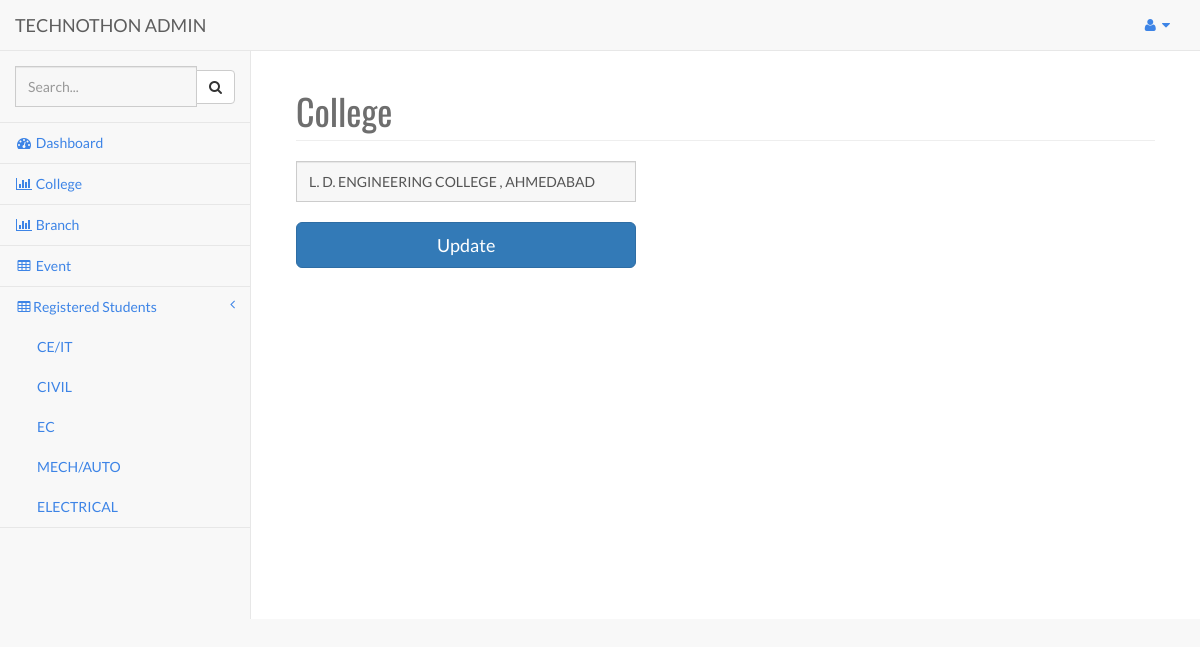
Page /admin/pages/update_college.php?r=2 (signed in) on the committed database.
### tables this page shows
CREATE TABLE IF NOT EXISTS `branch` (
  `id` int(3) NOT NULL AUTO_INCREMENT,
  `name` varchar(700) NOT NULL,
  `subname` varchar(400) NOT NULL,
  PRIMARY KEY (`id`),
  UNIQUE KEY `name` (`name`)
);

CREATE TABLE IF NOT EXISTS `college` (
  `id` int(200) NOT NULL AUTO_INCREMENT,
  `name` varchar(700) NOT NULL,
  PRIMARY KEY (`id`),
  UNIQUE KEY `name` (`name`),
  UNIQUE KEY `name_2` (`name`)
);

### admin/pages/update_college.php (the view, shortened to what this page needs)
<?php
	include 'header.php';
	$r=$_GET['r'];
?>
        <div id="page-wrapper">
            <div class="container-fluid">
                <div class="row">
                    <div class="col-lg-12">
                        <h1 class="page-header">College</h1>
                    </div>
                </div>
				<div class="row">
					<?php
					$s="select * from college where id=$r";
					$tmp=mysqli_query($c,$s);
					while($result=mysqli_fetch_array($tmp))
					{
						$clg=$result['name'];
					}
					?>
						<div class="col-lg-5">
						<form name="f1" class="panel-body" method="post" action="#">
							<input type="text" name="branch" class="form-control input-lg" value="<?php echo $clg;?>" />
							<br />
							<input type="submit" name="save" class="btn btn-lg btn-primary btn-block" value="Update" />
						</form>
					</div>
            </div>
        </div>
<?php
	include 'footer.php';
?>

### admin/pages/header.php (shortened to what this page needs)
<?php
	include'db.php';
?><!DOCTYPE html>
<html lang="en">
<head>
    <link href="../bower_components/bootstrap/dist/css/bootstrap.min.css" rel="stylesheet">
    <link href="../bower_components/metisMenu/dist/metisMenu.min.css" rel="stylesheet">
    <link href="../dist/css/timeline.css" rel="stylesheet">
    <link href="../dist/css/sb-admin-2.css" rel="stylesheet">
    <link href="../dist/css/style.css" rel="stylesheet">
    <link href="../bower_components/morrisjs/morris.css" rel="stylesheet">
    <link href="../bower_components/font-awesome/css/font-awesome.min.css" rel="stylesheet" type="text/css">
</head>
<body>
    <div id="wrapper">
        <nav class="navbar navbar-default navbar-static-top" role="navigation" style="margin-bottom: 0">
            <div class="navbar-header">
                <a class="navbar-brand" href="dashboard.php">TECHNOTHON ADMIN</a>
            </div>
            <ul class="nav navbar-top-links navbar-right">
                <li class="dropdown">
                    <a class="dropdown-toggle" data-toggle="dropdown" href="#">
                        <i class="fa fa-user fa-fw"></i>  <i class="fa fa-caret-down"></i>
                    </a>
                </li>
            </ul>
            <div class="navbar-default sidebar" role="navigation">
                <div class="sidebar-nav navbar-collapse">
                    <ul class="nav" id="side-menu">
                        <li class="sidebar-search">
                            <div class="input-group custom-search-form">
                                <input type="text" class="form-control" placeholder="Search...">
                                <span class="input-group-btn">
                                <button class="btn btn-default" type="button">
                                    <i class="fa fa-search"></i>
                                </button>
                            </span>
                            </div>
                        </li>
                        <li>
                            <a href="dashboard.php"><i class="fa fa-dashboard fa-fw"></i> Dashboard</a>
                        </li>
						<li>
                            <a href="college.php"><i class="fa fa-bar-chart-o fa-fw"></i> College</a>
                        </li>
						<li>
                            <a href="branch.php"><i class="fa fa-bar-chart-o fa-fw"></i> Branch</a>
                        </li>
                        <li>
                            <a href="event.php"><i class="fa fa-table fa-fw"></i> Event</a>
                        </li>
                        <li>
                           <a href="#"><i class="fa fa-table fa-fw"></i>Registered Students<span class="fa arrow"></span></a>
							<ul class="nav nav-second-level">
							<?php
								$s="select * from branch";
								$tmp=mysqli_query($c,$s);
								while($result=mysqli_fetch_array($tmp))
								{
									$branch=$result['name'];
								?>
								<li>
                                    <a href="registered.php?r=<?php echo $branch;?>" style="text-transform:uppercase"><?php echo $branch;?></a>
                                </li>
								<?php
								}
							?>
                            </ul>
						</li>
                    </ul>
                </div>
            </div>
        </nav>

### assets/css/style.css (style rules this page uses)
body { font-family: 'Lato', sans-serif; font-weight: normal; color: #6E6E6E; }
h1, h2, h3, h4, h5, h6 { font-weight: normal; font-family: 'Oswald', sans-serif; }
h1, .h1, h2, .h2, h3, .h3 { margin-top: 30px; }
a { color:#3d84e6; }
.form-control { display: block; width: 100%; height: 41px; padding: 6px 12px; font-size: 14px; line-height: 2.428571; color: #555; background-color: #F7F7F7; background-image: none; border: 1px solid #ccc; border-radius: 0px; }
.panel-body { padding: 0px; }
ul, .list.custom-list ul { margin: 0 0 11px; list-style-type: none; padding-left: 10px; }

### rows in the picture
branch: name "CE/IT"
branch: name "CIVIL"
branch: name "EC"
branch: name "MECH/AUTO"
branch: name "ELECTRICAL"
college: branch "L. D. ENGINEERING COLLEGE , AHMEDABAD"
